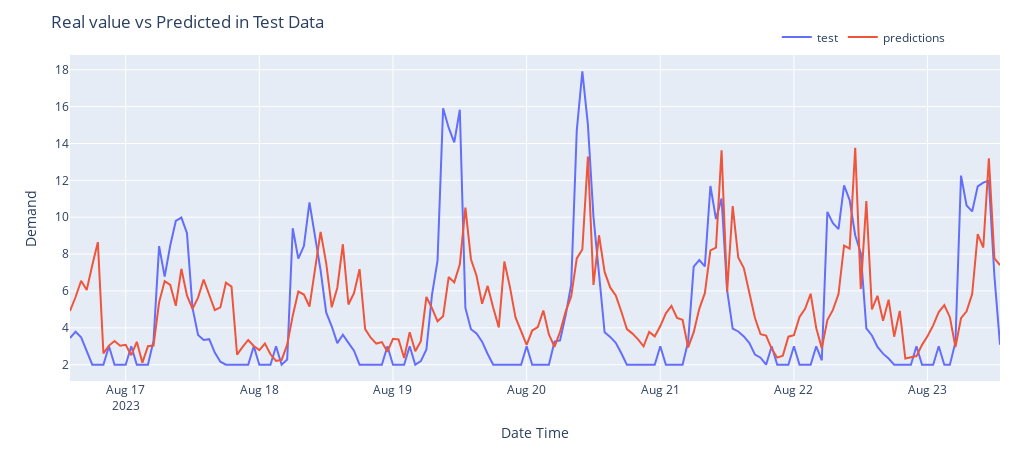

Notebook cell for this chart:
### Code cell
plotPredictions(X_test_dates[:7*24], y_pred[:7*24], y_test[:7*24])

### Figure 1 — Plotly figure (JSON) as saved in the notebook; plotly's stock layout.template omitted (floating-point values rounded to 4 significant figures; data arrays with more than 128 entries replaced by an {"elided": "..."} marker saying what was removed)
{"data": [{"mode": "lines", "name": "test", "type": "scatter", "x": {"elided": "168 str values"}, "y": {"elided": "168 float values"}}, {"mode": "lines", "name": "predictions", "type": "scatter", "x": {"elided": "168 str values"}, "y": {"elided": "168 float values"}}], "layout": {"height": 450, "legend": {"orientation": "h", "x": 0.76, "xanchor": "left", "y": 1.1, "yanchor": "top"}, "margin": {"b": 20, "l": 70, "r": 20, "t": 55}, "title": {"text": "Real value vs Predicted in Test Data"}, "width": 1020, "xaxis": {"title": {"text": "Date Time"}}, "yaxis": {"title": {"text": "Demand"}}}}
